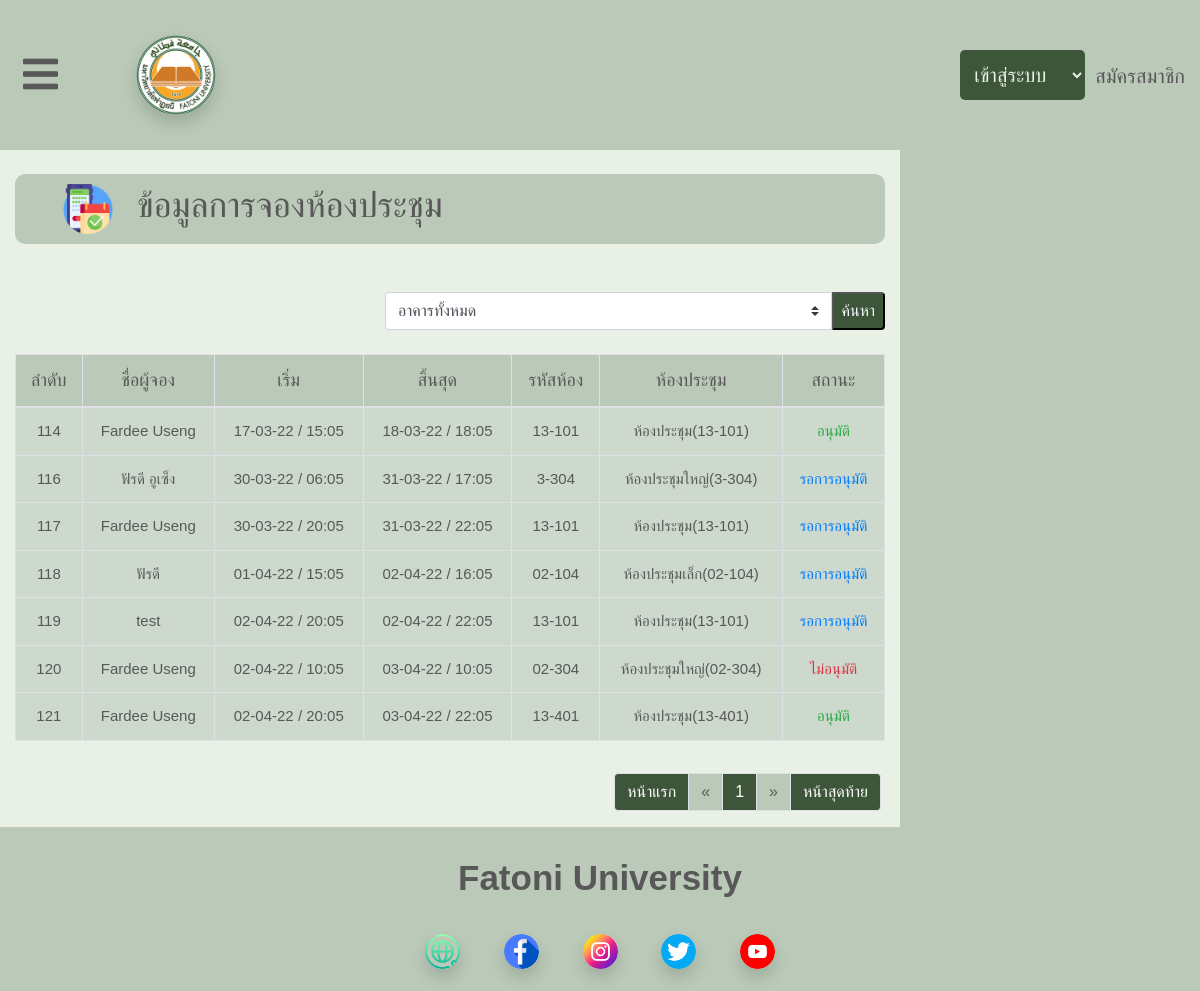
The app's page /bookingdetailsearch.php?page=1 with its own data.
### tables this page shows
CREATE TABLE `reservation` (
  `rserv_Id` int(15) NOT NULL,
  `bd_Id` int(15) NOT NULL,
  `room_Id` int(15) NOT NULL,
  `peoplename` varchar(255) DEFAULT NULL,
  `phone` varchar(50) NOT NULL,
  `numpeople` int(15) DEFAULT NULL,
  `people_Id` varchar(255) NOT NULL,
  `obj` varchar(500) DEFAULT NULL,
  `startdate` date DEFAULT NULL,
  `enddate` date DEFAULT NULL,
  `starttime` time DEFAULT NULL,
  `endtime` time DEFAULT NULL,
  `org_Id` int(15) DEFAULT NULL,
  `major_Id` int(15) DEFAULT NULL,
  `rserv_status` varchar(255) DEFAULT NULL,
  `users_Id` int(15) DEFAULT NULL,
  `staff_Id` int(15) DEFAULT NULL,
  `admin_Id` int(15) DEFAULT NULL
);

CREATE TABLE `room` (
  `room_Id` int(15) NOT NULL,
  `bd_Id` int(15) NOT NULL,
  `staff_Id` int(15) NOT NULL,
  `r_name` varchar(255) DEFAULT NULL,
  `r_capacity` int(100) DEFAULT NULL,
  `r_img` varchar(255) DEFAULT NULL,
  `r_status` varchar(50) DEFAULT NULL,
  `r_code` varchar(100) DEFAULT NULL,
  `r_floor` int(15) DEFAULT NULL,
  `r_equipment` varchar(255) DEFAULT NULL,
  `r_note` varchar(1000) DEFAULT NULL
);

### bookingdetailsearch.php (the view, shortened to what this page needs)
<?php
   require("dbconnect.php");
   if(isset($_GET['page'])){
      $page = $_GET['page'];
   }else{
      $page = 1;
   }
   if(isset($_GET['page'])){
      $building = $_SESSION['building'];
      $record_show = 12;
      $offset = ($page - 1) * $record_show;
      $sql = "SELECT * FROM reservation LEFT JOIN building ON reservation.bd_Id = building.bd_Id LEFT JOIN room ON reservation.room_Id = room.room_Id WHERE bd_name LIKE '%$building%' ";
      $sql .= " LIMIT $offset,$record_show";
      $result = mysqli_query($connect, $sql);
   }
?>
<!DOCTYPE html>
<html lang="en">
<head>
   <?php include('./master/head.php') ?>
</head>
<body>
<header>
   <?php include('./master/header.php') ?>
</header>
<div class="content">
   <div class="container-fluid">
      <div class="main row">
         <div class="main-content col-xl-9">
            <div class="content-container mt-4">
               <div class="content-title d-flex">
                  <div class="content-title-img ml-5">
                     <img src="img/menu-logo/booking.png" alt="">
                  </div>
                  <div class="content-title-h ml-4">
                     <h3>ข้อมูลการจองห้องประชุม</h3>
                  </div>
               </div>
               <div class="content-search d-flex mt-5 mb-4">
                  <form method="post" class="input-group">
                     <select class="custom-select" name="building" id="">
                        <option value="allbuilding">อาคารทั้งหมด</option>
                     </select>
                     <button class="content-search-button px-2 rounded-right" type="submit" name="sbuilding">ค้นหา</button>
                  </form>
               </div>
               <div class="content-table bg-dark">
                  <table class="text-center table table-bordered">
                     <thead>
                        <tr>
                           <th>ลำดับ</th>
                           <th>ชื่อผู้จอง</th>
                           <th>เริ่ม</th>
                           <th>สิ้นสุด</th>
                           <th>รหัสห้อง</th>
                           <th>ห้องประชุม</th>
                           <th>สถานะ</th>
                        </tr>
                     </thead>
                     <tbody>
                     <?php while($row = mysqli_fetch_array($result)){ ?>
                        <tr>
                           <td><?php echo $row["rserv_Id"]; ?></td>
                           <td><?php echo $row["peoplename"]; ?></td>
                           <td><?php echo date("d-m-y",strtotime($row["startdate"])). " / " .date("H:m",strtotime($row["starttime"])) ?></td>
                           <td><?php echo date("d-m-y",strtotime($row["enddate"])). " / " .date("H:m",strtotime($row["endtime"])) ?></td>
                           <td><?php echo $row["r_code"] ?></td>
                           <td><?php echo $row["r_name"] ?></td>
                           <?php
                              if($row["rserv_status"] === "approve"){
                                 echo "<td class='text-success'>อนุมัติ</td>";
                              }elseif($row["rserv_status"] === "disapproved"){
                                 echo "<td class='text-danger'>ไม่อนุมัติ</td>";
                              }else{
                                 echo "<td class='text-primary'>รอการอนุมัติ</td>";
                              }
                           ?>
                        </tr>
                     <?php } ?>
                     </tbody>
                  </table>
               </div>
               <div class="content-footer row d-flex justify-content-end mr-1">
                  <div class="content-footer-right">
                     <?php require("./master/pagination.php") ?>
                  </div>
               </div>
            </div>
         </div>
      </div>
   </div>
</div>
<footer>
   <?php include('./master/footer.php'); ?>
</footer>
</body>
</html>

### master/header.php (style rules this page uses)
* { margin:0; padding:0; box-sizing:border-box; }
body { height:100%; font-family: SukhumvitSet, sans-serif; background-color:#BAC9B8; }

### records on screen
reservation: rserv_Id "114", peoplename "Fardee Useng", startdate "17-03-22", starttime "15:05", enddate "18-03-22", endtime "18:05", room_Id.r_code "13-101", room_Id.r_name "ห้องประชุม(13-101)", rserv_status "อนุมัติ"
reservation: rserv_Id "116", peoplename "ฟัรดี อูเซ็ง", startdate "30-03-22", starttime "06:05", enddate "31-03-22", endtime "17:05", room_Id.r_code "3-304", room_Id.r_name "ห้องประชุมใหญ่(3-304)", rserv_status "รอการอนุมัติ"
reservation: rserv_Id "117", peoplename "Fardee Useng", startdate "30-03-22", starttime "20:05", enddate "31-03-22", endtime "22:05", room_Id.r_code "13-101", room_Id.r_name "ห้องประชุม(13-101)", rserv_status "รอการอนุมัติ"
reservation: rserv_Id "118", peoplename "ฟัรดี", startdate "01-04-22", starttime "15:05", enddate "02-04-22", endtime "16:05", room_Id.r_code "02-104", room_Id.r_name "ห้องประชุมเล็ก(02-104)", rserv_status "รอการอนุมัติ"
reservation: rserv_Id "119", peoplename "test", startdate "02-04-22", starttime "20:05", enddate "02-04-22", endtime "22:05", room_Id.r_code "13-101", room_Id.r_name "ห้องประชุม(13-101)", rserv_status "รอการอนุมัติ"
reservation: rserv_Id "120", peoplename "Fardee Useng", startdate "02-04-22", starttime "10:05", enddate "03-04-22", endtime "10:05", room_Id.r_code "02-304", room_Id.r_name "ห้องประชุมใหญ่(02-304)", rserv_status "ไม่อนุมัติ"
reservation: rserv_Id "121", peoplename "Fardee Useng", startdate "02-04-22", starttime "20:05", enddate "03-04-22", endtime "22:05", room_Id.r_code "13-401", room_Id.r_name "ห้องประชุม(13-401)", rserv_status "อนุมัติ"
